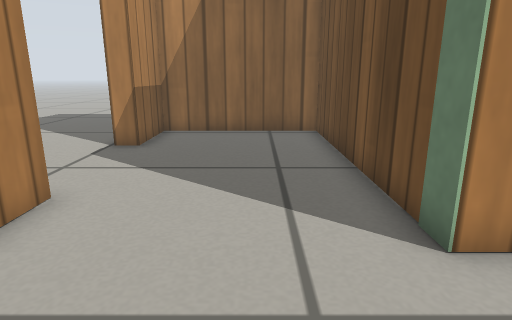
View 1 (above)

12 first-person views from a walk through a world built for the Gazebo simulator. The camera is 0.41 m above the floor, tilts 14° down and sees 75° across. The floor is counted in squares, 0.2 m on a side. Each view is taken from the middle of a square. On the plan, view 1 faces up. The plan holds only what a view shows up to about 18 squares ahead; the rest is blank. Simple patterns stand in for the simulator's built-in surfaces.

View 2
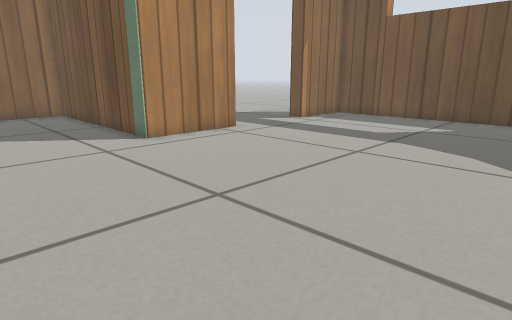

View 3
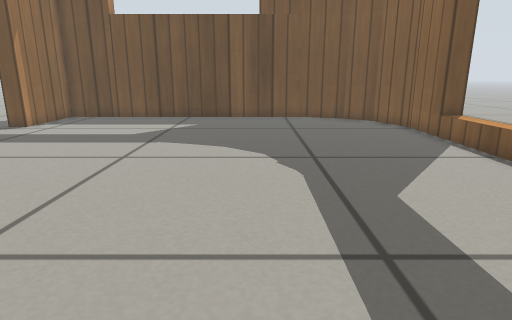

View 4
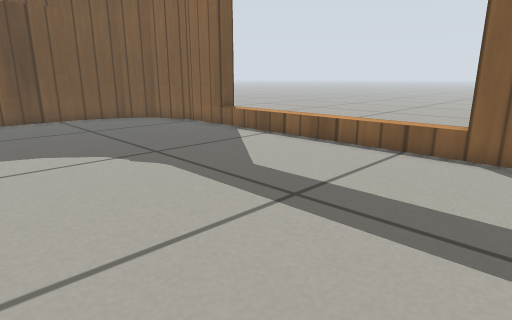

View 5
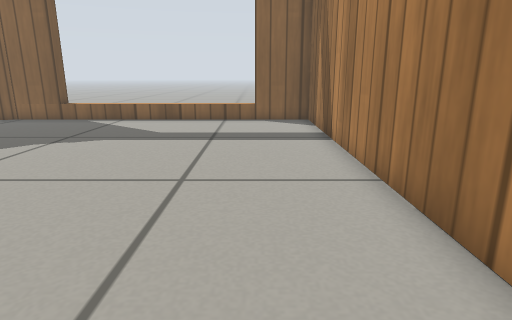

View 6
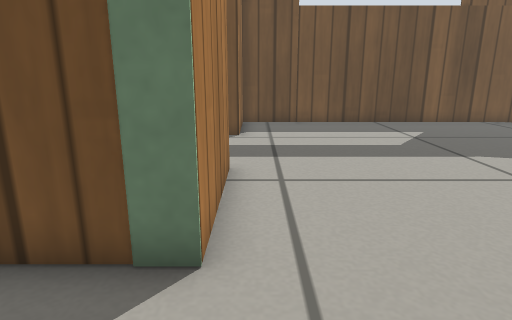

View 7
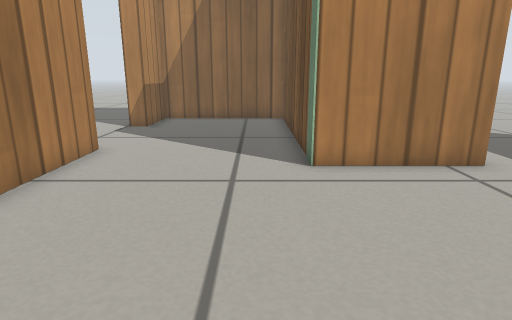

View 8
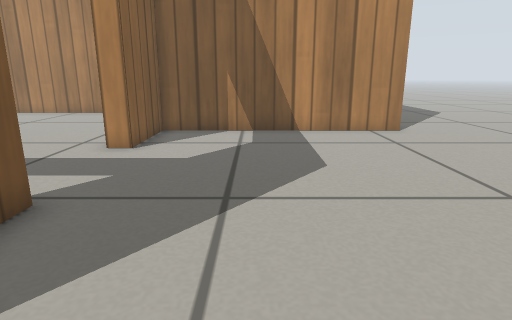

View 9
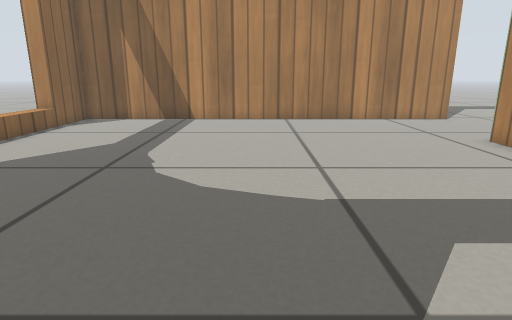

View 10
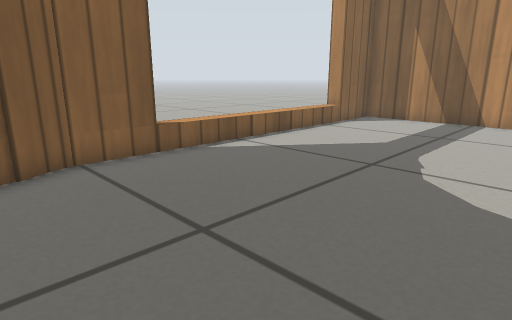

View 11
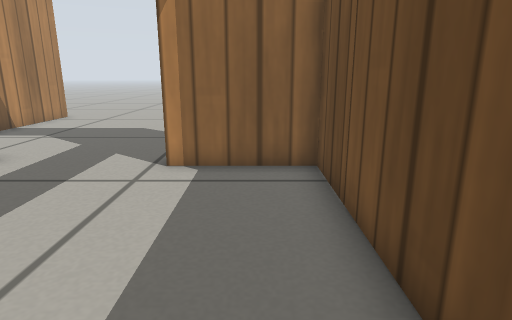

View 12
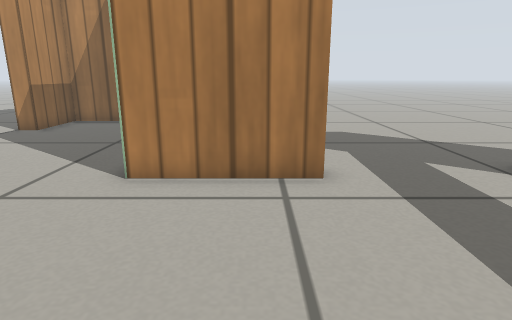

### Floor plan
Points are (right, up) in squares from view 1. A wall is a line through its corners. A room is listed if a view was taken in it or the views show most of it. See-through windows are left out.
Room 1 (views 1, 2, 3, 4, 5, 6, 7, 9, 10, 11, 12)
walls: (6.4, 3.6) (2.3, 3.6) (2.3, 12.9) (-3.6, 12.9) (-3.6, 10); (-3.6, 5.5) (-3.6, -12.3) (11, -12.3) (11.9, -11.8); (-1, -12.2) (-1, -13.1); (8.5, -13.1) (8.5, -12.2); (14.4, -8.3) (14.4, 3.6) (10.9, 3.6); (10.7, -12.4) (11.2, -12.2); (14.2, -9.1) (14.5, -8.1); (11.9, -11.9) (12.8, -11.6) (13.7, -10.4) (14.3, -9)
ways out: open door at (-4, 8) to room 2; open door at (9, 4) to room 2
Room 2 (view 8)
walls: (10.9, 4.4) (11.5, 4.4); (3.1, 13.6) (3.1, 4.4) (6.4, 4.4)
ways out: open door at (-4, 8) to room 1; open door at (9, 4) to room 1

Where each view was taken, in squares from view 1:
view 1: 0 up, 0 right, facing up
view 2: 7 down, 3 left, facing up-right
view 3: 6 down, 3 left, facing right
view 4: 3 down, 3 left, facing down-right
view 5: 4 up, 1 left, facing down
view 6: 3 up, 1 left, facing right
view 7: 4 down, 1 right, facing up
view 8: 8 up, 16 right, facing left
view 9: 4 down, 13 right, facing left
view 10: 4 down, 13 right, facing down-left
view 11: 4 down, 13 right, facing up
view 12: 3 down, 5 right, facing up
